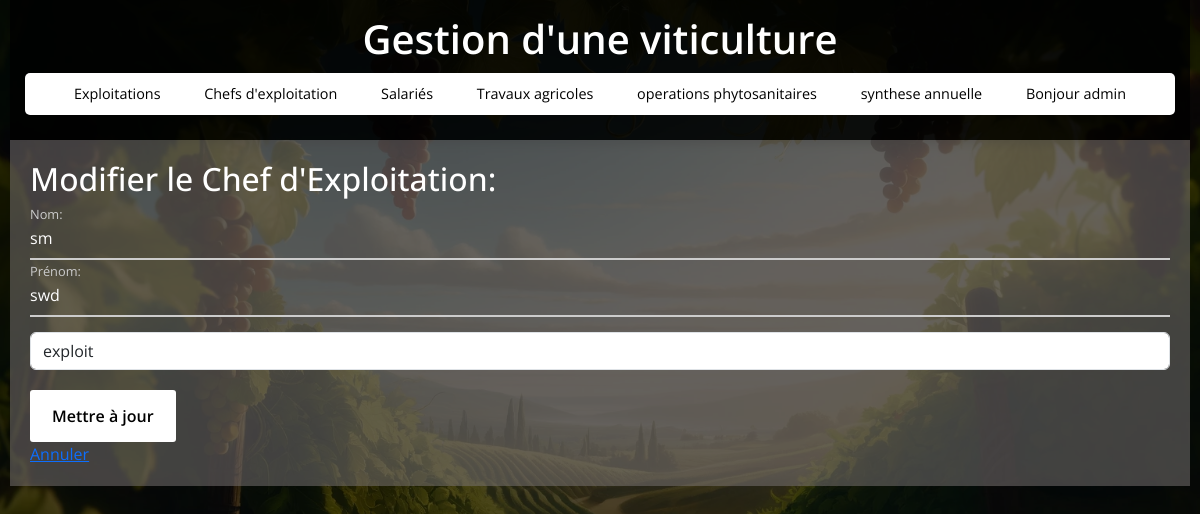
The app's page /chefs_exploitation/edit/1 (signed in) with its own data.
### tables this page shows
CREATE TABLE chefs_exploitation (
                    id_chef INTEGER PRIMARY KEY,
                    username_chef TEXT ,
                    nom_chef TEXT,
                    prenom_chef TEXT,
                    password_chef TEXT,
                    id_exploitation INTEGER,
                    FOREIGN KEY(id_exploitation) REFERENCES exploitations(id_exploitation)
                );

CREATE TABLE exploitations (
                    id_exploitation INTEGER PRIMARY KEY,
                    nom_exploitation TEXT,
                    superficie REAL
                );

### app.py (the view, shortened to what this page needs)
@app.route('/chefs_exploitation/edit/<int:id>', methods=('GET', 'POST'))
def edit_chef_exploitation(id):
    if 'user_id' not in session:
        return redirect(url_for('login'))
    conn = get_db_connection()
    chef = conn.execute('SELECT * FROM chefs_exploitation WHERE id_chef = ?', (id,)).fetchone()
    exploitations = conn.execute('SELECT * FROM exploitations').fetchall()  # Récupérer toutes les exploitations
    conn.close()
    return render_template('edit_chef_exploitation.html', chef=chef, exploitations=exploitations)

### app.py (called while the page is built)
def get_db_connection():
    conn = sqlite3.connect(DB_NAME)
    conn.row_factory = sqlite3.Row  # Retourne les résultats sous forme de dictionnaire
    return conn

### templates/edit_chef_exploitation.html (shortened to what this page needs)
{% extends 'base.html' %}
{% block content %}
    <h2>Modifier le Chef d'Exploitation:</h2>
    <form action="{{ url_for('edit_chef_exploitation', id=chef.id_chef) }}" method="POST">
        <div class="input-field">
        <input type="text" id="nom" name="nom" value="{{ chef.nom_chef }}" required>
        <label for="nom">Nom:</label>
        </div>
        <div class="input-field">
        <input type="text" id="prenom" name="prenom" value="{{ chef.prenom_chef }}" required>
        <label for="prenom">Prénom:</label>
        </div>
        <div  style="width:100%">
        <select id="id_exploitation"  class="form-control"  name="id_exploitation" required>
            {% for exploitation in exploitations %}
                <option value="{{ exploitation.id_exploitation }}" {% if exploitation.id_exploitation == chef.id_exploitation %}selected{% endif %}>{{ exploitation.nom_exploitation }}</option>
            {% endfor %}
        </select>
        </div>
        <button class="button"  type="submit">Mettre à jour</button>
    </form>
    <a href="{{ url_for('chefs_exploitation') }}">Annuler</a>
{% endblock %}

### static/style.css (style rules this page uses)
* { margin: 0; padding: 0; box-sizing: border-box; font-family: "Open Sans", sans-serif; }
body { display: flex; flex-direction: column; align-items: center; justify-content: flex-start; min-height: 100vh; width: 100%; background: url("./img/viticulture.webp") center/cover no-repeat, #000; padding: 0 10px; position: relative; overflow-y: auto; color: #fff; }
body::before { content: ""; position: absolute; width: 100%; height: 100%; background: rgba(0, 0, 0, 0.7); z-index: -1; }
h2 { font-size: 2rem; margin-bottom: 20px; color: #fff; }
.input-field { position: relative; border-bottom: 2px solid #ccc; margin: 15px 0; }
.input-field label { position: absolute; top: 50%; left: 0; transform: translateY(-50%); color: #ccc; font-size: 16px; pointer-events: none; transition: 0.15s ease; }
.input-field input { width: 100%; height: 40px; background: transparent; border: none; outline: none; font-size: 16px; color: #fff; }
.input-field input:focus~label, .input-field input:valid~label { font-size: 0.8rem; top: 10px; transform: translateY(-120%); }
.button { background: #fff; color: #000; font-weight: 600; border: none; padding: 12px 20px; cursor: pointer; border-radius: 3px; font-size: 16px; border: 2px solid transparent; transition: 0.3s ease; margin-top: 20px; }

### records on screen
chefs_exploitation: nom "sm", prenom "swd", id_exploitation "exploit"

### other values on screen
{{ session.get('admin') }} "admin"
